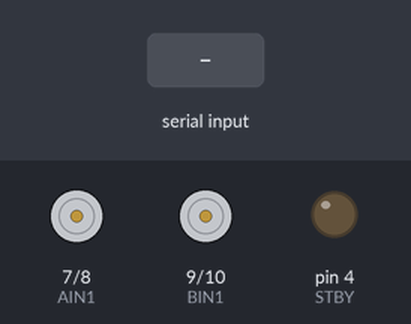
This sketch was run on a simulated Arduino Uno, built with avr-gcc and run on an emulated ATmega328P. Parts: motor-driver pin pairs drawn as motors (green arrow = first pin HIGH = forward, orange = second pin HIGH = backward, longer = more drive, scaled by the enable pin, stopped while the standby pin is LOW), output pins drawn as LEDs (lit = HIGH). The inputs (shaded band) are chosen by the test bench. What the sketch prints to the serial monitor is not drawn.

Above: at 1.2 s.
1.3 s: "f" received over Serial
At 2.1 s:
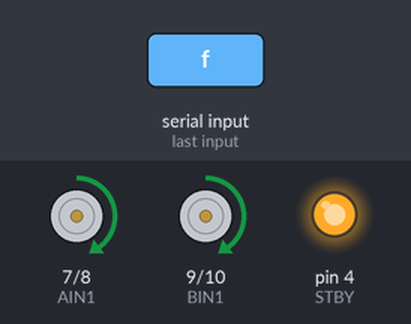
3.8 s: "b" received over Serial
At 4.5 s:
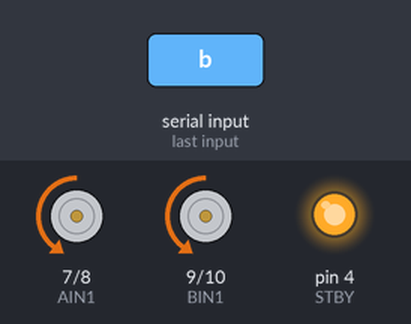
6.3 s: "l" received over Serial
At 7.1 s:
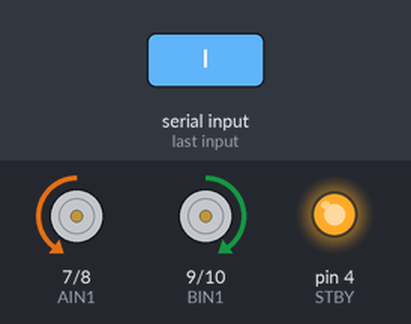
8.8 s: "r" received over Serial
At 9.5 s:
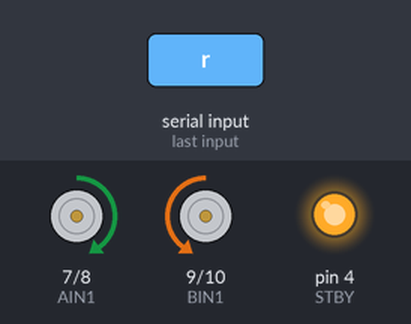
Timing chart, 0 to 11.8 s (numbered marks = the images above; inputs shaded):
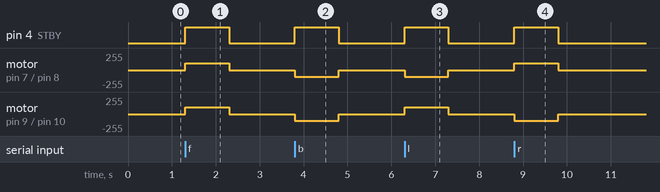

The sketch:

arduino-rover.ino
```cpp
// Dialearn: UNO R3 + TB6612FNG. See the wiring table before powering.
// Lift driven wheels for the first test. Serial: f, b, l, r, s.
// Every movement command expires after 1 second; reset starts stopped.
const int STBY=4, PWMA=5, PWMB=6, AIN1=7, AIN2=8, BIN1=9, BIN2=10;
unsigned long started=0;
bool moving=false;
void drive(int left,int right){
  digitalWrite(AIN1,left>0); digitalWrite(AIN2,left<0);
  digitalWrite(BIN1,right>0); digitalWrite(BIN2,right<0);
  analogWrite(PWMA,abs(left)); analogWrite(PWMB,abs(right));
  moving=left!=0||right!=0; digitalWrite(STBY,moving?HIGH:LOW);
  started=millis();
}
void setup(){
  for(int pin=4;pin<=10;pin++)pinMode(pin,OUTPUT);
  drive(0,0); Serial.begin(9600);
  Serial.println("Ready: f b l r s. Movement stops after 1 second.");
}
void loop(){
  if(Serial.available()){
    char command=Serial.read();
    switch(command){
      case 'f': drive(100,100); break;
      case 'b': drive(-100,-100); break;
      case 'l': drive(-100,100); break;
      case 'r': drive(100,-100); break;
      case 's': drive(0,0); break;
    }
  }
  if(moving&&millis()-started>=1000)drive(0,0);
}
```

Measured:
- after the input at 1.3 s, pin 4 (STBY): LOW → HIGH at once, → LOW 1.0 s later; motor on pin 7 (AIN1) / pin 8 (AIN2), motor on pin 9 (BIN1) / pin 10 (BIN2): stopped → forward 100/255 at once, → stopped 1.0 s later
- after the input at 3.8 s, pin 4 (STBY): LOW → HIGH at once, → LOW 1.0 s later; motor on pin 7 (AIN1) / pin 8 (AIN2), motor on pin 9 (BIN1) / pin 10 (BIN2): stopped → backward 100/255 at once, → stopped 1.0 s later
- after the input at 6.3 s, pin 4 (STBY): LOW → HIGH at once, → LOW 1.0 s later; motor on pin 7 (AIN1) / pin 8 (AIN2): stopped → backward 100/255 at once, → stopped 1.0 s later; motor on pin 9 (BIN1) / pin 10 (BIN2): stopped → forward 100/255 at once, → stopped 1.0 s later
- after the input at 8.8 s, pin 4 (STBY): LOW → HIGH at once, → LOW 1.0 s later; motor on pin 7 (AIN1) / pin 8 (AIN2): stopped → forward 100/255 at once, → stopped 1.0 s later; motor on pin 9 (BIN1) / pin 10 (BIN2): stopped → backward 100/255 at once, → stopped 1.0 s later
